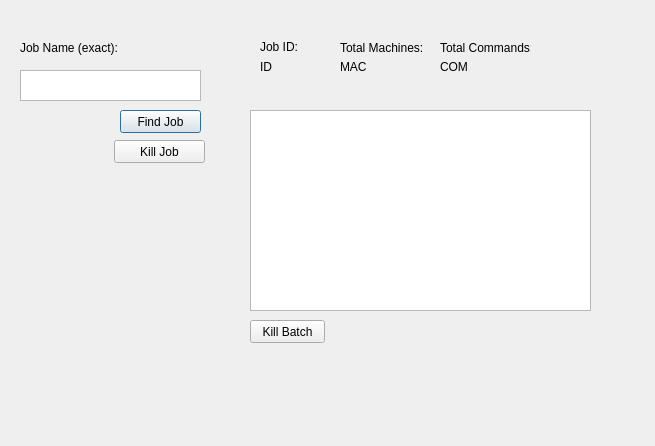
<?xml version="1.0" encoding="UTF-8"?>
<ui version="4.0">
 <class>Dialog</class>
 <widget class="QDialog" name="Dialog">
  <property name="geometry">
   <rect>
    <x>0</x>
    <y>0</y>
    <width>655</width>
    <height>446</height>
   </rect>
  </property>
  <property name="windowTitle">
   <string>Dialog</string>
  </property>
  <widget class="QTextEdit" name="qsmacker_jobname">
   <property name="geometry">
    <rect>
     <x>20</x>
     <y>70</y>
     <width>181</width>
     <height>31</height>
    </rect>
   </property>
  </widget>
  <widget class="QPushButton" name="find_job_btn">
   <property name="geometry">
    <rect>
     <x>120</x>
     <y>110</y>
     <width>81</width>
     <height>23</height>
    </rect>
   </property>
   <property name="text">
    <string>Find Job</string>
   </property>
  </widget>
  <widget class="QLabel" name="label_job">
   <property name="geometry">
    <rect>
     <x>20</x>
     <y>40</y>
     <width>111</width>
     <height>16</height>
    </rect>
   </property>
   <property name="text">
    <string>Job Name (exact):</string>
   </property>
  </widget>
  <widget class="QListWidget" name="batch_list">
   <property name="geometry">
    <rect>
     <x>250</x>
     <y>110</y>
     <width>341</width>
     <height>201</height>
    </rect>
   </property>
  </widget>
  <widget class="QLabel" name="label_2">
   <property name="geometry">
    <rect>
     <x>260</x>
     <y>40</y>
     <width>47</width>
     <height>13</height>
    </rect>
   </property>
   <property name="text">
    <string>Job ID:</string>
   </property>
  </widget>
  <widget class="QLabel" name="job_id">
   <property name="geometry">
    <rect>
     <x>260</x>
     <y>60</y>
     <width>47</width>
     <height>13</height>
    </rect>
   </property>
   <property name="text">
    <string>ID</string>
   </property>
  </widget>
  <widget class="QLabel" name="mac_total">
   <property name="geometry">
    <rect>
     <x>340</x>
     <y>60</y>
     <width>47</width>
     <height>13</height>
    </rect>
   </property>
   <property name="text">
    <string>MAC</string>
   </property>
  </widget>
  <widget class="QLabel" name="label_5">
   <property name="geometry">
    <rect>
     <x>340</x>
     <y>40</y>
     <width>91</width>
     <height>16</height>
    </rect>
   </property>
   <property name="text">
    <string>Total Machines:</string>
   </property>
  </widget>
  <widget class="QLabel" name="com_total">
   <property name="geometry">
    <rect>
     <x>440</x>
     <y>60</y>
     <width>47</width>
     <height>13</height>
    </rect>
   </property>
   <property name="text">
    <string>COM</string>
   </property>
  </widget>
  <widget class="QLabel" name="label_7">
   <property name="geometry">
    <rect>
     <x>440</x>
     <y>40</y>
     <width>91</width>
     <height>16</height>
    </rect>
   </property>
   <property name="text">
    <string>Total Commands:</string>
   </property>
  </widget>
  <widget class="QPushButton" name="kill_job_btn">
   <property name="geometry">
    <rect>
     <x>114</x>
     <y>140</y>
     <width>91</width>
     <height>23</height>
    </rect>
   </property>
   <property name="text">
    <string>Kill Job</string>
   </property>
  </widget>
  <widget class="QPushButton" name="pushButton">
   <property name="geometry">
    <rect>
     <x>250</x>
     <y>320</y>
     <width>75</width>
     <height>23</height>
    </rect>
   </property>
   <property name="text">
    <string>Kill Batch</string>
   </property>
  </widget>
 </widget>
 <resources/>
 <connections/>
</ui>
